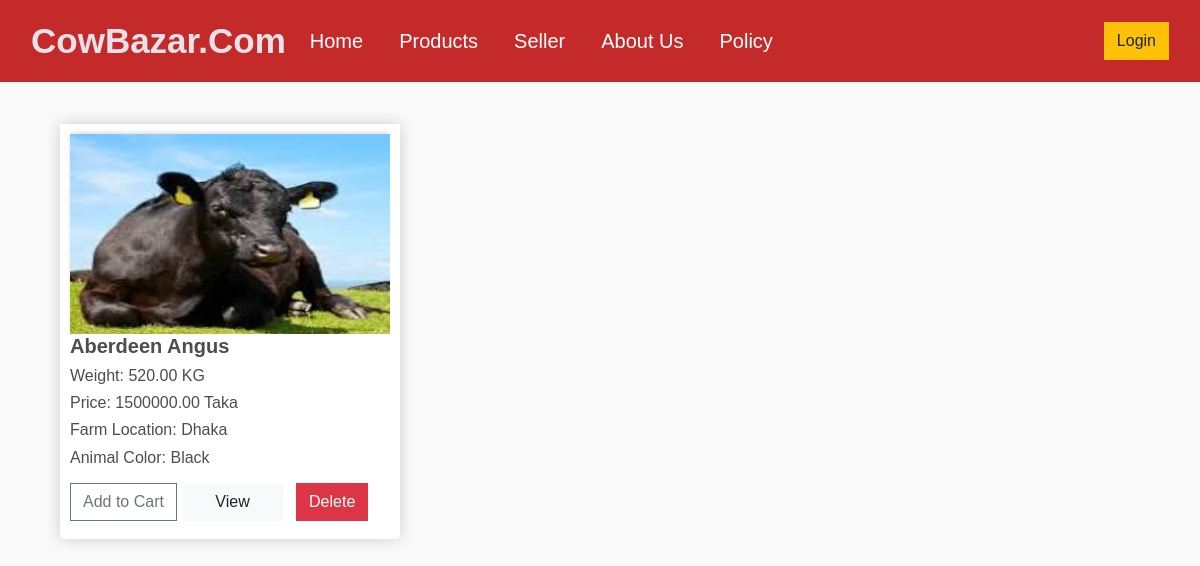
Page /home/ on the earlier database version.
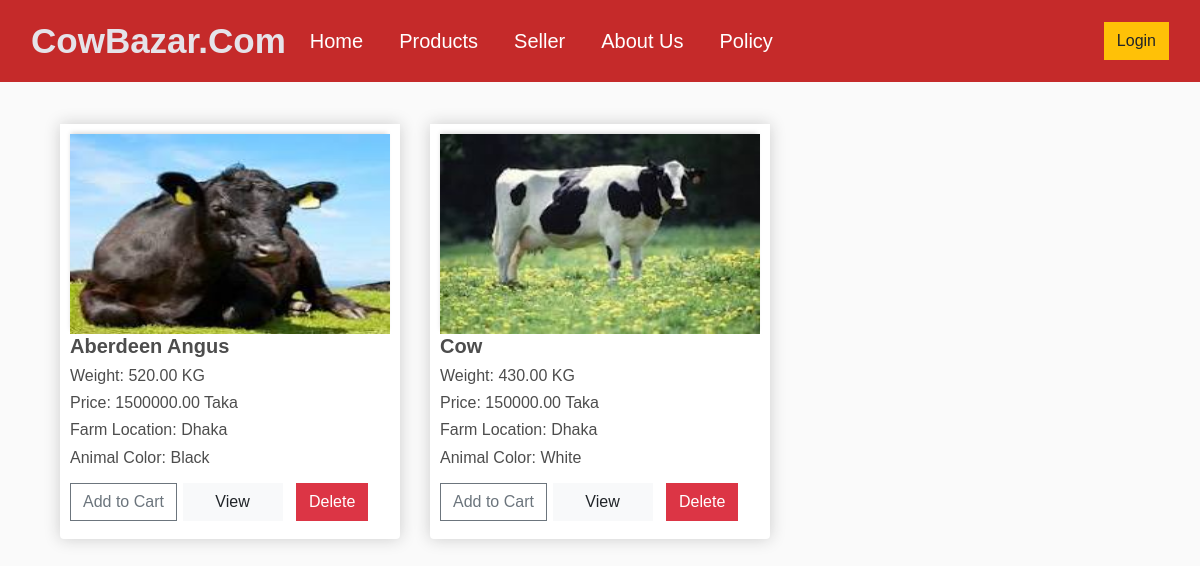
Same page on the later database version.
### home/models.py (models this page shows, shortened)
class Animal(models.Model):
    user = models.ForeignKey(User, on_delete=models.SET_NULL, null=True, blank=True)
    Animal_name = models.CharField(max_length=100)
    Animal_Weight = models.DecimalField(max_digits=10, decimal_places=2)
    Animal_Prize = models.DecimalField(max_digits=10, decimal_places=2)
    Animal_Farm = models.CharField(max_length=100, default='Unknown')
    Animal_color = models.CharField(max_length=100, default='Unknown')
    Animal_description = models.TextField()
    Animal_image = models.ImageField(upload_to='animal_images', default='')
    quantity = models.PositiveIntegerField(default=1)

### home/views.py (the view)
# urls.py: 2. Add a URL to urlpatterns:  path('', views.home, name='home')
def home(request):
    animals = Animal.objects.all()
    return render(request, 'home.html', {'animals': animals})

### home/templates/Home.html (shortened to what this page needs)
{% extends "base.html" %}
{% load static %}
{% block start %}
<div class="container">
  <div class="row">
    {% for animal in animals %}
    <div class="col-lg-4">
        <div class="box-element product">
          <img src="{{ animal.Animal_image.url }}" class="thumbnail">
          <h5><strong>{{ animal.Animal_name }}</strong></h5>
          <h6>Weight: {{ animal.Animal_Weight }} KG</h6>
          <h6>Price: {{ animal.Animal_Prize }} Taka</h6>
          <h6>Farm Location: {{ animal.Animal_Farm }}</h6>
          <h6>Animal Color: {{ animal.Animal_description }}</h6>
          <form id="add-to-cart-form-{{ animal.id }}" method="post">
            <button data-product="{{ animal.id }}" class="btn btn-outline-secondary add-btn update-cart">Add to Cart</button>
            <a href="#" class="btn btn-light" style="width: 100px">View</a>
            <a href="{% url 'delete_animal' animal.id %}" class="btn btn-danger m-2">Delete</a>
          </form>
        </div>
      </div>
    {% endfor %}
  </div>
</div>
{% endblock %}

Differences in the rows shown:
added Animal: Animal_image (picture), Animal_name "Cow", Animal_Weight "430.00", Animal_Prize "150000.00", Animal_Farm "Dhaka", Animal_description "White"
